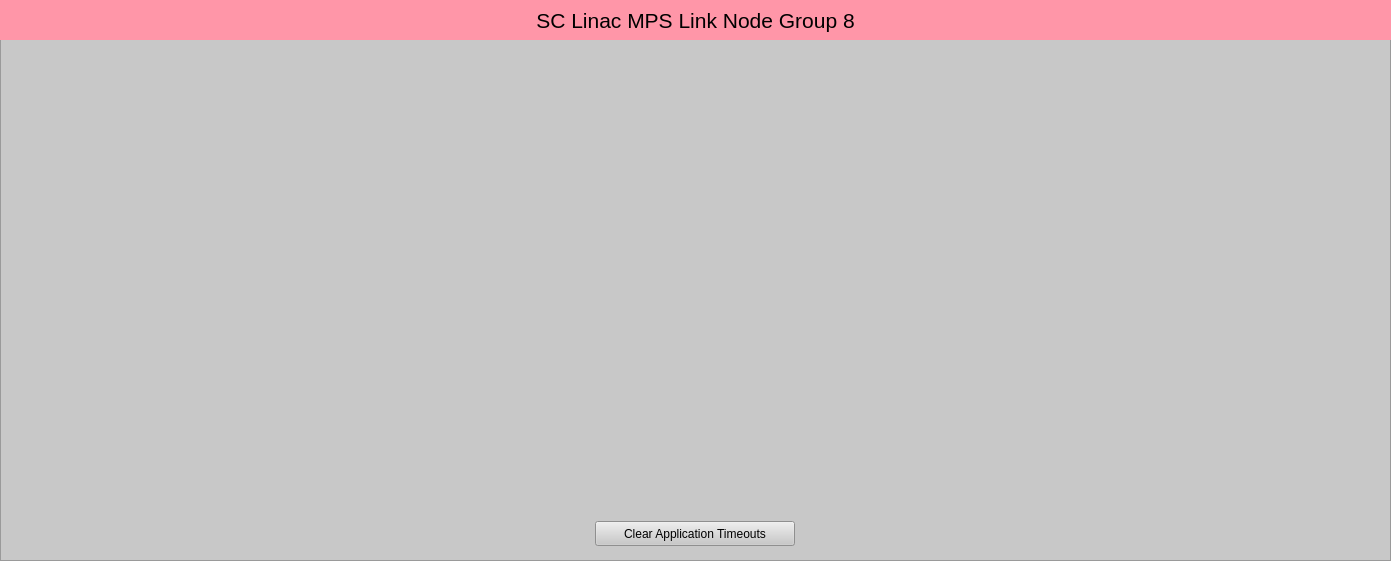
<?xml version="1.0" encoding="UTF-8"?>
<ui version="4.0">
 <class>Form</class>
 <widget class="QWidget" name="Form">
  <property name="geometry">
   <rect>
    <x>0</x>
    <y>0</y>
    <width>1391</width>
    <height>561</height>
   </rect>
  </property>
  <property name="windowTitle">
   <string>SC Linac MPS Link Node Group 8</string>
  </property>
  <widget class="QFrame" name="frame">
   <property name="geometry">
    <rect>
     <x>0</x>
     <y>0</y>
     <width>1391</width>
     <height>561</height>
    </rect>
   </property>
   <property name="styleSheet">
    <string notr="true">background-color: rgb(200, 200, 200);</string>
   </property>
   <property name="frameShape">
    <enum>QFrame::StyledPanel</enum>
   </property>
   <property name="frameShadow">
    <enum>QFrame::Raised</enum>
   </property>
   <widget class="QLabel" name="label">
    <property name="geometry">
     <rect>
      <x>0</x>
      <y>0</y>
      <width>1391</width>
      <height>40</height>
     </rect>
    </property>
    <property name="font">
     <font>
      <pointsize>16</pointsize>
     </font>
    </property>
    <property name="styleSheet">
     <string notr="true">background-color: rgb(255, 150, 168);</string>
    </property>
    <property name="text">
     <string>SC Linac MPS Link Node Group 8</string>
    </property>
    <property name="alignment">
     <set>Qt::AlignCenter</set>
    </property>
   </widget>
   <widget class="PyDMEmbeddedDisplay" name="PyDMEmbeddedDisplay">
    <property name="geometry">
     <rect>
      <x>924</x>
      <y>165</y>
      <width>457</width>
      <height>230</height>
     </rect>
    </property>
    <property name="toolTip">
     <string/>
    </property>
    <property name="macros" stdset="0">
     <string>{"P":"MPLN:BPN14:MP01:1","CN":"SIOC:SYS0:MP01","AID":"0","SLOT_FILE":"LinkNode78_slot.ui","P_IN":"SIOC:SYS0:MP01","PGP":"9","LN":"78","TYPE":"REM","LOCA":"BPN14","IOC_UNIT":"MP01","INST":"1","VIS":"1","P_IN2":"SIOC:SYS0:MP01","TEXT":"CN B005"}</string>
    </property>
    <property name="filename" stdset="0">
     <string>$PYDM/mps/mps_crate_link.ui</string>
    </property>
   </widget>
   <widget class="PyDMEmbeddedDisplay" name="PyDMEmbeddedDisplay">
    <property name="geometry">
     <rect>
      <x>467</x>
      <y>280</y>
      <width>457</width>
      <height>230</height>
     </rect>
    </property>
    <property name="toolTip">
     <string/>
    </property>
    <property name="macros" stdset="0">
     <string>{"P":"MPLN:BPN13:MP01:1","CN":"SIOC:SYS0:MP01","AID":"0","SLOT_FILE":"LinkNode77_slot.ui","P_IN":"MPLN:BPN14:MP01:1","PGP":"1","LN":"77","TYPE":"LOC","LOCA":"BPN13","IOC_UNIT":"MP01","INST":"1","VIS":"0","P_IN2":"MPLN:BPN14:MP01:1","TEXT":"LN Rx"}</string>
    </property>
    <property name="filename" stdset="0">
     <string>$PYDM/mps/mps_crate_link.ui</string>
    </property>
   </widget>
   <widget class="PyDMEmbeddedDisplay" name="PyDMEmbeddedDisplay">
    <property name="geometry">
     <rect>
      <x>467</x>
      <y>50</y>
      <width>457</width>
      <height>230</height>
     </rect>
    </property>
    <property name="toolTip">
     <string/>
    </property>
    <property name="macros" stdset="0">
     <string>{"P":"MPLN:BPN15:MP01:1","CN":"SIOC:SYS0:MP01","AID":"0","SLOT_FILE":"LinkNode79_slot.ui","P_IN":"MPLN:BPN14:MP01:1","PGP":"0","LN":"79","TYPE":"LOC","LOCA":"BPN15","IOC_UNIT":"MP01","INST":"1","VIS":"0","P_IN2":"MPLN:BPN14:MP01:1","TEXT":"LN Rx"}</string>
    </property>
    <property name="filename" stdset="0">
     <string>$PYDM/mps/mps_crate_link.ui</string>
    </property>
   </widget>
   <widget class="PyDMEmbeddedDisplay" name="PyDMEmbeddedDisplay">
    <property name="geometry">
     <rect>
      <x>10</x>
      <y>50</y>
      <width>457</width>
      <height>230</height>
     </rect>
    </property>
    <property name="toolTip">
     <string/>
    </property>
    <property name="macros" stdset="0">
     <string>{"P":"MPLN:BPN16:MP01:1","CN":"SIOC:SYS0:MP01","AID":"0","SLOT_FILE":"LinkNode80_slot.ui","P_IN":"MPLN:BPN15:MP01:1","PGP":"0","LN":"80","TYPE":"LOC","LOCA":"BPN16","IOC_UNIT":"MP01","INST":"1","VIS":"0","P_IN2":"MPLN:BPN15:MP01:1","TEXT":"LN Rx"}</string>
    </property>
    <property name="filename" stdset="0">
     <string>$PYDM/mps/mps_crate_link.ui</string>
    </property>
   </widget>
   <widget class="PyDMDrawingImage" name="PyDMDrawingImage">
    <property name="geometry">
     <rect>
      <x>10</x>
      <y>509</y>
      <width>250</width>
      <height>50</height>
     </rect>
    </property>
    <property name="toolTip">
     <string/>
    </property>
    <property name="styleSheet">
     <string notr="true">background-color: rgb(200, 200, 200);</string>
    </property>
    <property name="filename" stdset="0">
     <string>$PYDM/mps/lcls_mps_lockup_sidebyside_digital.png</string>
    </property>
   </widget>
   <widget class="PyDMPushButton" name="PyDMPushButton">
    <property name="geometry">
     <rect>
      <x>595</x>
      <y>521</y>
      <width>200</width>
      <height>25</height>
     </rect>
    </property>
    <property name="toolTip">
     <string/>
    </property>
    <property name="text">
     <string>Clear Application Timeouts</string>
    </property>
    <property name="channel" stdset="0">
     <string>ca://SIOC:SYS0:MP01:TO_ERR_CLR</string>
    </property>
    <property name="pressValue" stdset="0">
     <string>1</string>
    </property>
    <property name="releaseValue" stdset="0">
     <string>0</string>
    </property>
   </widget>
  </widget>
 </widget>
 <customwidgets>
  <customwidget>
   <class>PyDMEmbeddedDisplay</class>
   <extends>QFrame</extends>
   <header>pydm.widgets.embedded_display</header>
  </customwidget>
  <customwidget>
   <class>PyDMPushButton</class>
   <extends>QPushButton</extends>
   <header>pydm.widgets.pushbutton</header>
  </customwidget>
  <customwidget>
   <class>PyDMDrawingImage</class>
   <extends>QWidget</extends>
   <header>pydm.widgets.drawing</header>
  </customwidget>
 </customwidgets>
 <resources/>
 <connections/>
</ui>
